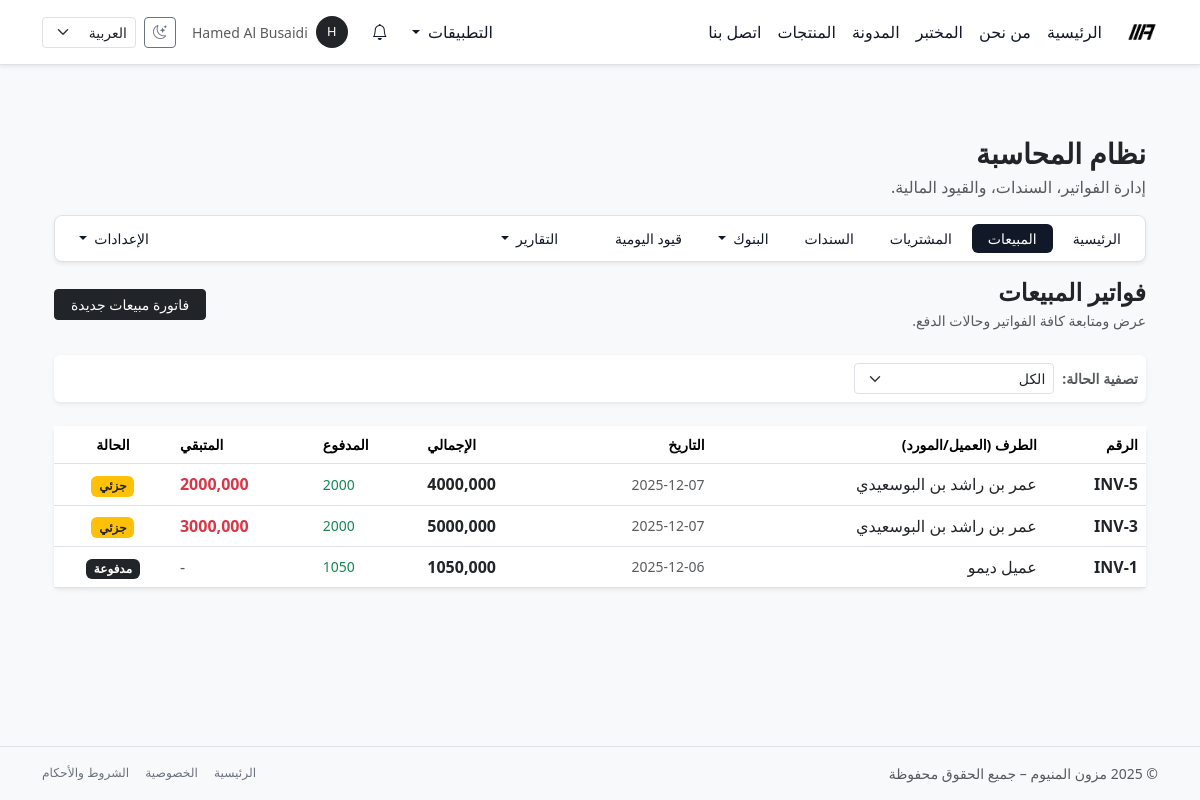
/ar/accounting/sales/invoices/ (signed in), run on the app's committed database.
### accounting/models.py (models this page shows, shortened)
class Invoice(StatefulDomainModel):
    class InvoiceType(models.TextChoices):
        SALES = "sales", _("فاتورة مبيعات")
        PURCHASE = "purchase", _("فاتورة مشتريات")
    class Status(models.TextChoices):
        DRAFT = "draft", _("مسودة")
        SENT = "sent", _("تم الإرسال")
        PARTIALLY_PAID = "partially_paid", _("مدفوعة جزئياً")
        PAID = "paid", _("مدفوعة بالكامل")
        CANCELLED = "cancelled", _("ملغاة")
    type = models.CharField(
        max_length=20,
        choices=InvoiceType.choices,
        default=InvoiceType.SALES,
        db_index=True,
        verbose_name=_("نوع الفاتورة"),
    )
    customer = models.ForeignKey(
        "contacts.Contact",
        on_delete=models.PROTECT,
        related_name="invoices",
        verbose_name=_("الطرف"),
    )
    issued_at = models.DateField(default=timezone.now, verbose_name=_("تاريخ الفاتورة"))
    due_date = models.DateField(null=True, blank=True, verbose_name=_("تاريخ الاستحقاق"))
    description = models.TextField(blank=True, verbose_name=_("الوصف العام"))
    terms = models.TextField(blank=True, verbose_name=_("الشروط"))
    total_amount = models.DecimalField(
        max_digits=12,
        decimal_places=3,
        default=DECIMAL_ZERO,
        verbose_name=_("الإجمالي"),
    )
    paid_amount = models.DecimalField(
        max_digits=12,
        decimal_places=3,
        default=DECIMAL_ZERO,
        editable=False,
        verbose_name=_("المبلغ المدفوع (قديم، سيتم إلغاءه لاحقاً)"),
    )
    status = models.CharField(
        max_length=20,
        choices=Status.choices,
        default=Status.DRAFT,
        db_index=True,
        verbose_name=_("الحالة"),
    )
    ledger_entry = models.OneToOneField(
        "JournalEntry",
        null=True,
        blank=True,
        on_delete=models.SET_NULL,
        related_name="invoice",
        verbose_name=_("قيد اليومية"),
    )
    created_at = models.DateTimeField(auto_now_add=True, verbose_name=_("تاريخ الإنشاء"))
    updated_at = models.DateTimeField(auto_now=True, verbose_name=_("آخر تحديث"))
    @property
    def allocated_amount(self) -> Decimal:
        return (
            self.allocations.aggregate(sum=Sum("amount"))["sum"]
            or DECIMAL_ZERO
        )
    @property
    def balance(self) -> Decimal:
        return self.total_amount - self.allocated_amount
    @property
    def display_number(self):
        return f"INV-{self.pk}" if self.pk else _("مسودة")

### contacts/models.py (models this page shows, shortened)
class Contact(models.Model):
    class ContactKind(models.TextChoices):
        PERSON = "person", _("فرد")
        COMPANY = "company", _("شركة")
    user = models.OneToOneField(
        settings.AUTH_USER_MODEL,
        on_delete=models.SET_NULL,
        null=True,
        blank=True,
        related_name="contact_profile",
        verbose_name=_("المستخدم (اختياري)"),
        help_text=_("ربط جهة الاتصال بحساب مستخدم (بوابة العملاء/الموظفين)."),
    )
    kind = models.CharField(
        max_length=20,
        choices=ContactKind.choices,
        default=ContactKind.PERSON,
        verbose_name=_("نوع جهة الاتصال"),
    )
    name = models.CharField(
        max_length=255,
        verbose_name=_("الاسم"),
        help_text=_("اسم الشخص أو اسم الشركة."),
    )
    company_name = models.CharField(
        max_length=255,
        blank=True,
        verbose_name=_("اسم الشركة (نص حر)"),
        help_text=_("يُستخدم للعرض حتى لو لم تربطه بسجل شركة في جهات الاتصال."),
    )
    company = models.ForeignKey(
        "self",
        null=True,
        blank=True,
        on_delete=models.SET_NULL,
        related_name="people",
        limit_choices_to={"kind": ContactKind.COMPANY},
        verbose_name=_("الشركة (جهة اتصال)"),
        help_text=_("اربط هذا الشخص بسجل شركة في جهات الاتصال."),
    )
    phone = models.CharField(
        max_length=50,
        blank=True,
        verbose_name=_("رقم الهاتف"),
    )
    email = models.EmailField(
        blank=True,
        verbose_name=_("البريد الإلكتروني"),
    )
    tax_number = models.CharField(
        max_length=50,
        blank=True,
        verbose_name=_("الرقم الضريبي / VAT"),
    )
    is_customer = models.BooleanField(
        default=False,
        verbose_name=_("زبون"),
    )
    is_supplier = models.BooleanField(
        default=False,
        verbose_name=_("مورد / شريك"),
    )
    is_owner = models.BooleanField(
        default=False,
        verbose_name=_("مالك"),
    )
    is_employee = models.BooleanField(
        default=False,
        verbose_name=_("موظف"),
    )
    is_active = models.BooleanField(
        default=True,
        verbose_name=_("نشط"),
    )
    created_at = models.DateTimeField(
        auto_now_add=True,
        verbose_name=_("تاريخ الإنشاء"),
    )
    objects = ContactManager()
    class Meta:
        ordering = ("name", "id")
        verbose_name = _("جهة اتصال")
        verbose_name_plural = _("جهات الاتصال")

### accounting/views.py (the view)
# urls.py: path("sales/invoices/", views.SalesInvoiceListView.as_view(), name="sales_invoice_list"),
class SalesInvoiceListView(BaseInvoiceListView):
    invoice_type = Invoice.InvoiceType.SALES
    accounting_section = "sales_invoices"

### templates/accounting/invoices/list.html (shortened to what this page needs)
{% extends "accounting/base_accounting.html" %}
{% load i18n humanize %}
{% block accounting_content %}
<div class="d-flex flex-wrap justify-content-between align-items-center mb-4">
  <div>
    <h4 class="fw-bold text-dark mb-1">
      {% if invoice_type == 'sales' %}
        {% trans "فواتير المبيعات" %}
      {% elif invoice_type == 'purchase' %}
        {% trans "فواتير المشتريات" %}
      {% else %}
        {% trans "سجل الفواتير" %}
      {% endif %}
    </h4>
    <p class="text-muted small mb-0">
      {% trans "عرض ومتابعة كافة الفواتير وحالات الدفع." %}
    </p>
  </div>
  <div class="d-flex gap-2">
    {% if invoice_type == 'sales' %}
      <a href="{% url 'accounting:sales_invoice_create' %}" class="btn btn-dark btn-sm px-3">
        {% trans "فاتورة مبيعات جديدة" %}
      </a>
    {% elif invoice_type == 'purchase' %}
      <a href="{% url 'accounting:purchase_invoice_create' %}" class="btn btn-dark btn-sm px-3">
        {% trans "فاتورة مشتريات جديدة" %}
      </a>
    {% endif %}
  </div>
</div>
<div class="card border-0 shadow-sm mb-4">
  <div class="card-body p-2">
    <form method="get" class="d-flex align-items-center gap-2">
      <label class="small fw-bold text-muted text-nowrap">
        {% trans "تصفية الحالة:" %}
      </label>
      <select name="status"
              class="form-select form-select-sm"
              style="max-width: 200px;"
              onchange="this.form.submit()">
        <option value="">{% trans "الكل" %}</option>
      </select>
    </form>
  </div>
</div>
<div class="card border-0 shadow-sm">
  <div class="table-responsive">
    <table class="table table-hover align-middle mb-0">
      <thead class="bg-light small text-muted">
        <tr>
          <th>{% trans "الرقم" %}</th>
          <th>{% trans "الطرف (العميل/المورد)" %}</th>
          <th>{% trans "التاريخ" %}</th>
          <th class="text-end">{% trans "الإجمالي" %}</th>
          <th class="text-end">{% trans "المدفوع" %}</th>
          <th class="text-end">{% trans "المتبقي" %}</th>
          <th class="text-center">{% trans "الحالة" %}</th>
        </tr>
      </thead>
      <tbody>
        {% for inv in invoices %}
          {% if inv.type == 'sales' %}
            {% url 'accounting:sales_invoice_detail' inv.pk as detail_url %}
          {% else %}
            {% url 'accounting:purchase_invoice_detail' inv.pk as detail_url %}
          {% endif %}
          <tr onclick="window.location='{{ detail_url }}';" style="cursor: pointer;">
            <td>
              <span class="fw-bold text-dark">{{ inv.display_number }}</span>
            </td>
            <td>
              {% if inv.customer %}
                <span class="text-dark">{{ inv.customer.name }}</span>
              {% else %}
                <span class="text-muted">-</span>
              {% endif %}
            </td>
            <td class="text-muted small">
              {{ inv.issued_at|date:"Y-m-d" }}
            </td>
            <td class="text-end fw-bold text-dark">
              {{ inv.total_amount|intcomma }}
            </td>
            <td class="text-end text-success small">
              {{ inv.allocated_amount|intcomma }}
            </td>
            <td class="text-end">
              {% if inv.balance > 0 %}
                <span class="fw-bold text-danger">
                  {{ inv.balance|intcomma }}
                </span>
              {% else %}
                <span class="text-muted">-</span>
              {% endif %}
            </td>
            <td class="text-center">
              {% if inv.status == 'paid' %}
                <span class="badge bg-dark">
                  {% trans "مدفوعة" %}
                </span>
              {% elif inv.status == 'partially_paid' %}
                <span class="badge bg-warning text-dark">
                  {% trans "جزئي" %}
                </span>
              {% elif inv.status == 'sent' %}
                <span class="badge bg-primary">
                  {% trans "مرسلة" %}
                </span>
              {% elif inv.status == 'cancelled' %}
                <span class="badge bg-danger">
                  {% trans "ملغاة" %}
                </span>
              {% else %}
                <span class="badge bg-secondary">
                  {% trans "مسودة" %}
                </span>
              {% endif %}
            </td>
          </tr>
        {% empty %}
          <tr>
            <td colspan="7" class="text-center p-5 text-muted">
              {% trans "لا توجد فواتير مطابقة للعرض." %}
            </td>
          </tr>
        {% endfor %}
      </tbody>
    </table>
  </div>
</div>
{% endblock %}

### templates/base.html (shortened to what this page needs)
{% load static i18n %}
<!doctype html>
<html lang="{{ LANGUAGE_CODE }}" dir="{% if LANGUAGE_CODE == 'ar' %}rtl{% else %}ltr{% endif %}" data-bs-theme="light">
<head>
  {% if LANGUAGE_CODE == "ar" %}
    <link href="https://cdn.jsdelivr.net/npm/bootstrap@5.3.8/dist/css/bootstrap.rtl.min.css" rel="stylesheet"/>
  {% else %}
    <link href="https://cdn.jsdelivr.net/npm/bootstrap@5.3.8/dist/css/bootstrap.min.css" rel="stylesheet"/>
  {% endif %}
  <link rel="stylesheet" href="https://cdn.jsdelivr.net/npm/bootstrap-icons@1.11.3/font/bootstrap-icons.css">
  <link rel="stylesheet" href="{% static 'css/mazoon_style.css' %}"/>
</head>
<body class="bg-body-tertiary text-body d-flex flex-column min-vh-100">
<nav class="navbar navbar-expand-lg bg-body border-bottom shadow-sm sticky-top">
  <div class="container-lg">
    <a class="navbar-brand fw-bold d-flex align-items-center gap-2 py-2" href="{% url 'home' %}">
      <img src="{% static 'img/logo_mazoon_black.png' %}"
           alt="Mazoon Aluminum logo"
           class="img-fluid"
           style="height: 32px;">
    </a>
    <div class="collapse navbar-collapse" id="mainNavbar">
      <ul class="navbar-nav me-auto mb-2 mb-lg-0">
        <li class="nav-item">
          <a class="nav-link {% if request.resolver_match.url_name == 'home' %}active{% endif %}" href="{% url 'home' %}">{% trans "الرئيسية" %}</a>
        </li>
        <li class="nav-item">
          <a class="nav-link {% if request.resolver_match.url_name == 'about' %}active{% endif %}" href="{% url 'about' %}">{% trans "من نحن" %}</a>
        </li>
        <li class="nav-item">
          <a class="nav-link {% if request.resolver_match.url_name == 'lab' %}active{% endif %}" href="{% url 'lab' %}">{% trans "المختبر" %}</a>
        </li>
        <li class="nav-item">
          <a class="nav-link {% if request.resolver_match.url_name == 'blog_list' %}active{% endif %}" href="{% url 'blog_list' %}">{% trans "المدونة" %}</a>
        </li>
        <li class="nav-item">
          <a class="nav-link {% if request.resolver_match.url_name == 'product_list' %}active{% endif %}" href="{% url 'product_list' %}">{% trans "المنتجات" %}</a>
        </li>
        <li class="nav-item">
          <a class="nav-link {% if request.resolver_match.url_name == 'contact' %}active{% endif %}" href="{% url 'contact' %}">{% trans "اتصل بنا" %}</a>
        </li>
      </ul>
      <ul class="navbar-nav ms-auto mb-2 mb-lg-0 align-items-center gap-2">
        {% if user.is_authenticated %}
          {% if user.is_staff or user.is_superuser %}
            <li class="nav-item dropdown">
              <a class="nav-link dropdown-toggle" href="#" id="appsDropdown" role="button" data-bs-toggle="dropdown" aria-expanded="false">
                {% trans "التطبيقات" %}
              </a>
            </li>
          {% endif %}
        {% endif %}
        {% include "core/notifications/_navbar_dropdown.html" %}
        {% if user.is_authenticated %}
          <li class="nav-item dropdown">
            <a class="nav-link d-flex align-items-center gap-2"
               href="#"
               id="userMenuDropdown"
               role="button"
               data-bs-toggle="dropdown"
               aria-expanded="false">
              <span class="rounded-circle d-inline-flex justify-content-center align-items-center bg-dark text-white"
                    style="width: 32px; height: 32px; font-size: 0.8rem;">
                {{ user.username|first|upper }}
              </span>
              <span class="d-none d-xl-inline small text-muted">
                {{ user.get_full_name|default:user.username }}
              </span>
            </a>
          </li>
        {% endif %}
        <li class="nav-item">
          <button class="btn btn-sm btn-outline-secondary d-flex align-items-center justify-content-center"
                  type="button"
                  id="themeToggleBtn"
                  aria-label="{% trans 'تبديل وضع اللون' %}"
                  title="{% trans 'تبديل وضع اللون' %}">
            <i class="bi bi-moon-stars" id="themeToggleIcon"></i>
          </button>
        </li>
        <li class="nav-item">
          <form action="{% url 'set_language' %}" method="post" class="d-flex align-items-center">
            <select name="language"
                    class="form-select form-select-sm"
                    onchange="this.form.submit()">
              <option value="ar" {% if LANGUAGE_CODE == 'ar' %}selected{% endif %}>العربية</option>
            </select>
          </form>
        </li>
      </ul>
    </div>
  </div>
</nav>
<main class="py-4 py-md-5 flex-grow-1">
  <div class="container-lg">
    {% block content %}{% endblock %}
  </div>
</main>
<footer class="border-top py-3 mt-auto bg-body-tertiary d-print-none">
  <div class="container-lg d-flex flex-column flex-md-row justify-content-between align-items-center text-muted small gap-2">
   <div>
  &copy; {% now "Y" %} {% trans "مزون المنيوم – جميع الحقوق محفوظة" %}
</div>
    <div class="d-flex gap-3">
      <a href="{% url 'home' %}" class="link-secondary text-decoration-none small">{% trans "الرئيسية" %}</a>
      <a href="#" class="link-secondary text-decoration-none small">{% trans "الخصوصية" %}</a>
      <a href="#" class="link-secondary text-decoration-none small">{% trans "الشروط والأحكام" %}</a>
    </div>
  </div>
</footer>
</body>
</html>

### data on the page
Invoice: display_number "INV-5", customer.name "عمر بن راشد بن البوسعيدي", issued_at "2025-12-07", total_amount "4000,000", allocated_amount "2000", balance "2000,000"
Invoice: display_number "INV-3", customer.name "عمر بن راشد بن البوسعيدي", issued_at "2025-12-07", total_amount "5000,000", allocated_amount "2000", balance "3000,000"
Invoice: display_number "INV-1", customer.name "عميل ديمو", issued_at "2025-12-06", total_amount "1050,000", allocated_amount "1050"

### other printed values
{{ user.username|first|upper }} "H"
{{ user.get_full_name|default:user.username }} "Hamed Al Busaidi"
